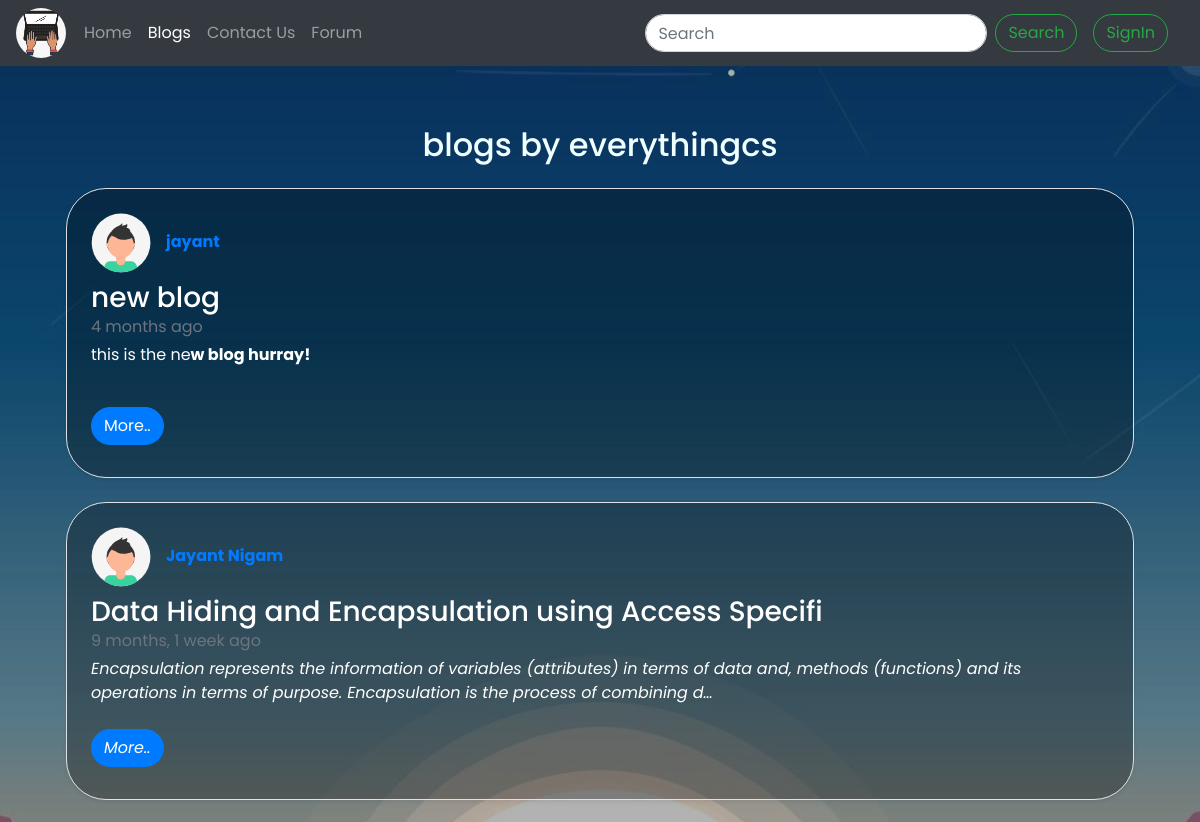
/blog/ (upper part), run on an earlier commit of the app's database.
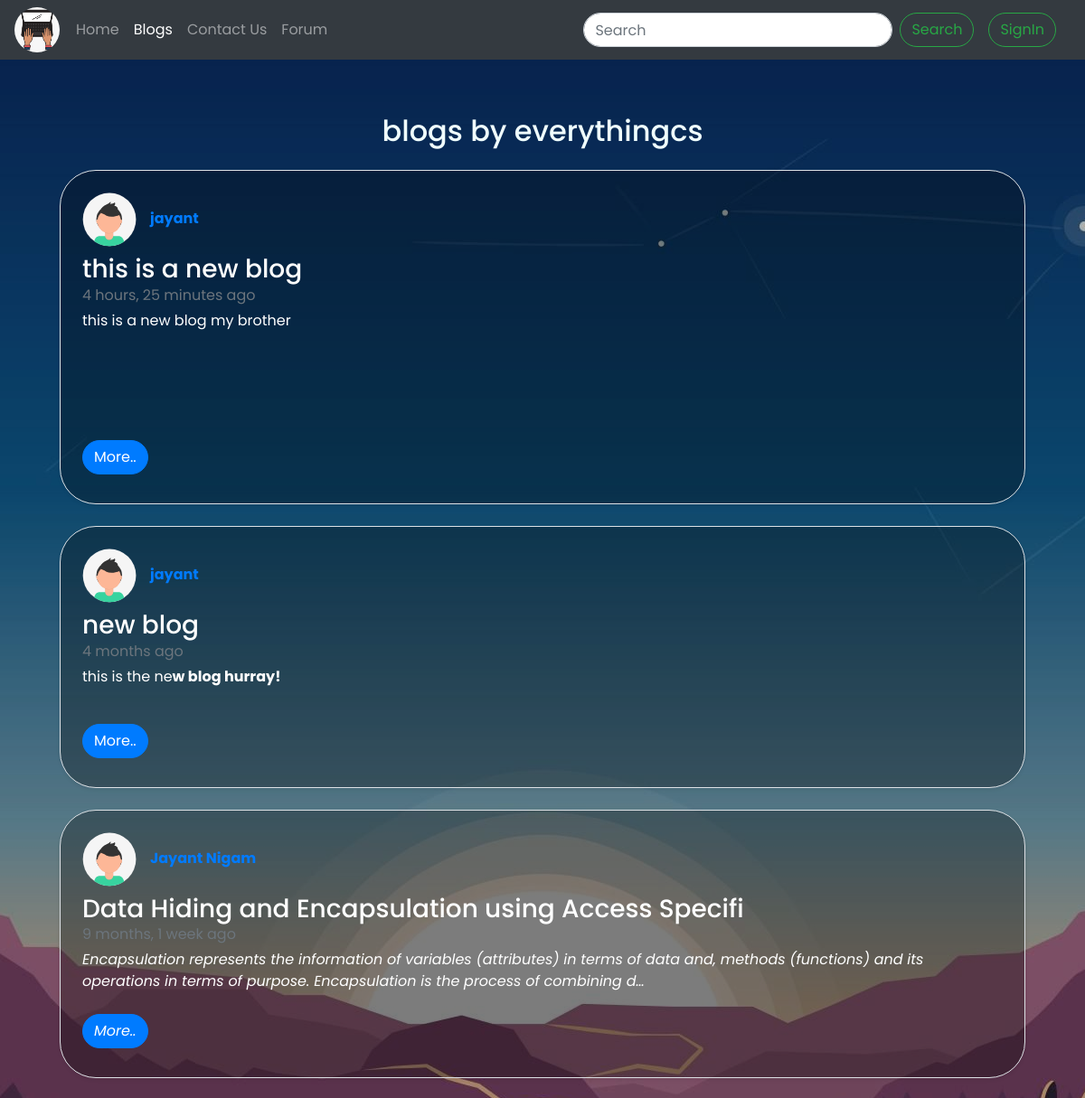
And on a later commit of the database.
### blog/models.py (models this page shows, shortened)
class Post(models.Model):
    sno = models.AutoField(primary_key=True)
    title = models.CharField(max_length=50)
    content = RichTextField(blank=True, null=True)
    author = models.CharField(max_length=50)
    slug = models.CharField(max_length=200)
    timeStamp = models.DateTimeField(auto_now_add=True)
    class Meta:
        ordering = ['-timeStamp']

### blog/views.py (the view)
# urls.py: path('', views.blogHome, name='home'),
def blogHome(request):
    allpost = Post.objects.all()
    context = {'allposts': allpost}
    return render(request, 'blog/blogHome.html', context)

### templates/blog/blogHome.html (shortened to what this page needs)
{% extends 'base.html' %}
{% load static %}
{% block head %}
<link rel="stylesheet" href="{% static 'blogHome.css' %}">
{% endblock head %}
{% block blogactive %}active {% endblock blogactive %}
{% block body %}
<div class="contact-container">
  <h2 class="text-center my-4" style="color: azure;">blogs by everythingcs</h2>
  <div class="container">
    {% for post in allposts %}
    <div class="col-md-12">
      <div class="row no-gutters border rounded overflow-hidden flex-md-row mb-4 shadow-sm h-md-250 position-relative"
        id='abc'>
        <div class="col p-4 d-flex flex-column position-static">
          <strong class="d-inline-block mb-2 text-primary"><img src="/static/images/avatar.svg" alt="" height="60px"
              style="margin-right: 15px;">{{post.author}}</strong>
          <h3 class="mb-0">{{post.title}}</h3>
          <div class="mb-1 text-muted">{{post.timeStamp|timesince}} ago</div>
          <p class="card-text mb-auto">{{post.content|truncatechars:200|safe}}</p>
          <div class="my-2">
            <a href="/blog/{{post.slug}}" role="button" class="btn btn-primary">More..</a>
          </div>
        </div>
      </div>
    </div>
    {% endfor %}
  </div>
</div>
{% endblock body %}

What changed in the data, as far as the page shows it:
added Post: author "jayant", title "this is a new blog", timeStamp "4 hours, 25 minutes", content "this is a new blog my brother"
